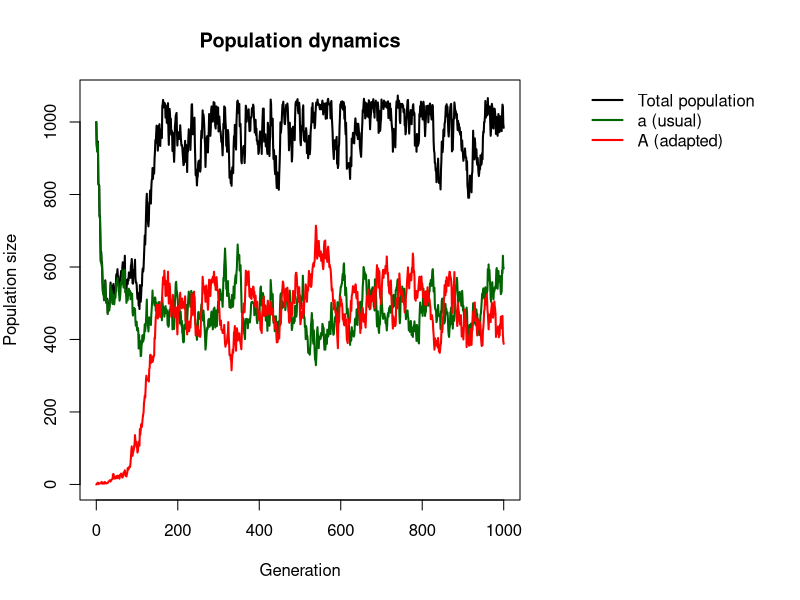
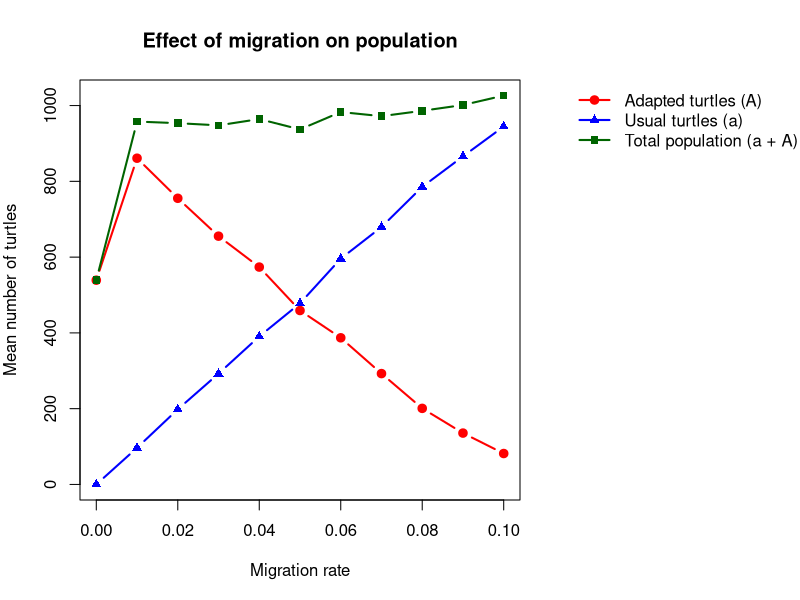

The R script that drew these images, in order:
## ---- chunk 1
# FUNCTION 1: SIMULATE ONE GENERATION

# The model includes two turtle types:
# a = usual turtles, which are affected by warming
# A = adapted turtles, which have a relative growth advantage

simulate_one_gen <- function(N_a, N_A, decay_rate, sel_coeff, mut_rate, mig_rate, N_source_a, carrying_capacity = 1000) {

# STEP 1: Generate offspring for each turtle type

# For type a, the expected number of offspring is reduced
# by the warming-related decay rate.
# For type A, offspring production depends on its current population, its selection advantage, warming and how close the total population is to carrying capacity.
  offsp_a <- rpois(1, N_a * (1 - decay_rate))
  offsp_A <- rpois(1, N_A + N_A * (sel_coeff - decay_rate) * (1 - (N_a + N_A) / carrying_capacity))

# Calculate the total number of offspring of both types.
  offsp_total <- offsp_A + offsp_a

# If the total exceeds carrying capacity, randomly retain individuals until the population is within the limit.
  if (offsp_total > carrying_capacity) 
    {
    
    offsp_a <- rbinom(1, carrying_capacity, offsp_a / offsp_total)

# The remaining individuals belong to type A.
    offsp_A <- carrying_capacity - offsp_a
  }

# STEP 2: Simulate mutation from type a to type A

# The expected number of mutations depends on the number of type-a offspring and the mutation rate.
  mut_a_to_A <- rpois(1, offsp_a * mut_rate)

# STEP 3: Simulate immigration from the source beach

# The number of immigrants is determined by the source population size and the migration rate.
# In this model, immigrants are type a, not type A.
  mig_a <- rpois(1, N_source_a * mig_rate)

# STEP 4: Calculate the population sizes in the next generation

# Type a loses individuals through mutation but gains individuals through immigration.
  N_a_new <- offsp_a - mut_a_to_A + mig_a

# Type A gains the individuals that mutated from type a.
# Existing type-A offspring remain part of this population.
  N_A_new <- offsp_A + mut_a_to_A

# Return the updated populations for the next generation.
  return(c(
    N_a = N_a_new,
    N_A = N_A_new
  ))

}

print(simulate_one_gen(N_a = 100, N_A = 0, decay_rate = 0.1, sel_coeff = 0.2, mut_rate = 0.01, mig_rate = 0.05, N_source_a = 1000, carrying_capacity = 1000))

## ---- chunk 2
# FUNCTION 2: SIMULATE THE POPULATION

# This function simulates how the populations of type a and type A change over several generations.

# It uses simulate_one_gen() to calculate the population in the next generation and saves the results at every step.

simulate_pop <- function(N_init_a, N_init_A, decay_rate, sel_coeff,
                         mut_rate, mig_rate, N_source_a, t_max,
                         carrying_capacity = 1000) {

# Store the initial population.
# The simulation starts with N_init_a usual turtles and N_init_A adapted turtles.
  pop_vector <- c(N_init_a, N_init_A)

# Store the current population.
# This vector is updated at every generation.
  pop_new <- c(N_init_a, N_init_A)

# Run the simulation for t_max generations.
# seq_len(t_max) produces the numbers from 1 to t_max.
  for (i in seq_len(t_max)) {

# Simulate the next generation using Function 1.
# pop_new[1] is the current number of a turtles.
# pop_new[2] is the current number of A turtles.
# The other describe warming, selection, mutation, migration and carrying capacity.
    pop_new <- simulate_one_gen(
      pop_new[1], pop_new[2],
      decay_rate, sel_coeff, mut_rate,
      mig_rate, N_source_a, carrying_capacity
    )

# Add the newly calculated population as a new row.
# This stores the population sizes for every generation, rather than keeping only the final result.
    pop_vector <- rbind(pop_vector, pop_new)
  }

# Label the rows with their generation numbers.
# The first row is generation 0, which contains the initial population. The last row corresponds to generation t_max.
  rownames(pop_vector) <- 0:(nrow(pop_vector) - 1)

# Name the two columns according to the turtle types.
# Generations remain row names; they are not a population column.
  colnames(pop_vector) <- c("a", "A")

# Return the complete population trajectory.
# The result contains two columns (a and A) and one row for the initial population and every simulated generation.
  return(pop_vector)
}


# MODEL PARAMETERS

# Set the number of generations to simulate.
# The model will calculate generations 1 to 1000 after
# starting with the initial population at generation 0.
max_gen <- 1000


# PLOT 1: GENERATION VS POPULATION SIZE

# Run the population simulation with the chosen parameters.
output <- simulate_pop(
  N_init_a = 1000,          # Initial number of usual turtles
  N_init_A = 0,             # Initially, there are no adapted turtles
  decay_rate = 0.1,         # Negative effect of warming
  sel_coeff = 0.2,          # Relative growth advantage of type A
  mut_rate = 0.001,         # Mutation rate from a to A
  mig_rate = 0.05,          # Migration rate from the source beach
  N_source_a = 1000,        # Number of turtles in the source population
  t_max = max_gen,          # Number of generations to simulate
  carrying_capacity = 1000  # Maximum population size for the offspring step
)

# Create a separate display table.
# The row names from output are shown in a column named Generations.
# This does not change the original output matrix.
output_table <- data.frame(
  Generations = as.integer(rownames(output)),
  a = output[, "a"],
  A = output[, "A"]
)

# Print the last six generations, including generation 1000.
print(tail(output_table), row.names = FALSE)


# GENERATION NUMBERS FOR PLOT 1

# Create the generation numbers for the x-axis.
# There are 1001 population records, from generation 0 to 1000.
x_range <- 0:(nrow(output) - 1)

## ---- chunk 3
# Leave space on the right for the legend
par(mar = c(5, 4, 4, 14), xpd = NA)

# Total population
plot(
  x_range, rowSums(output),
  type = "l",
  col = "black",
  lwd = 2,
  ylim = c(0, max(rowSums(output))),
  xlab = "Generation",
  ylab = "Population size",
  main = "Population dynamics"
)

# Type a and type A
lines(x_range, output[, "a"], col = "darkgreen", lwd = 2)
lines(x_range, output[, "A"], col = "red", lwd = 2)

# Legend OUTSIDE the plot, on the right
legend(
  "topright",
  inset = c(-0.55, 0),
  legend = c("Total population", "a (usual)", "A (adapted)"),
  col = c("black", "darkgreen", "red"),
  lty = 1,
  lwd = 2,
  bty = "n",
  xpd = NA
)

# Restore the standard margins
par(mar = c(5, 4, 4, 2), xpd = FALSE)

## ---- chunk 4
# PLOTS 2: EFFECT OF MIGRATION

# Migration rates to compare
migration_rates <- seq(0, 0.10, by = 0.01)

# Repeat simulations to account for random variation
n_replicates <- 30

# Store the mean results for each migration rate
adapted_A <- numeric(length(migration_rates))
mig_a <- 1000 * migration_rates # Expected number of migrating turtles per generation
population_size <- numeric(length(migration_rates))


for (j in seq_along(migration_rates)) {

  # Store the final results of repeated simulations
  results <- matrix(NA_real_, nrow = n_replicates, ncol = 3)

  for (rep in seq_len(n_replicates)) {

    sim <- simulate_pop(
      N_init_a = 1000,
      N_init_A = 0,
      decay_rate = 0.1,
      sel_coeff = 0.2,
      mut_rate = 0.001,
      mig_rate = migration_rates[j], 
      N_source_a = 1000,
      t_max = max_gen,
      carrying_capacity = 1000
    )

# Number of A and a turtles at the final generation
    results[rep, 1] <- sim[nrow(sim), "A"]
    
    results[rep, 2] <- sim[nrow(sim), "a"]
    
# Total population at the final generation
    results[rep, 3] <- sum(sim[nrow(sim), ])
  }

# Calculate the mean across replicate simulations
  adapted_A[j] <- mean(results[, 1])
  mig_a [j] <- mean(results[, 2])
  population_size[j] <- mean(results[, 3])
}

# PLOT 2: MIGRATION VS POPULATION TYPES AND TOTAL POPULATION

# Leave space on the right for the legend
par(mar = c(5, 4, 4, 14), xpd = NA)

matplot(
  migration_rates,
  cbind(adapted_A, mig_a, population_size),
  type = "b", # Show points connected by lines
  pch = c(19, 17, 15),   # Use filled circle points
  col = c("red", "blue", "darkgreen"),
  lty = 1,
  lwd = 2,  # Set line width
  ylim = range(c(adapted_A, mig_a, population_size)),
  xlab = "Migration rate",
  ylab = "Mean number of turtles",
  main = "Effect of migration on population"
)

legend(
  "topright",
  inset = c(-0.65, 0),
  legend = c("Adapted turtles (A)", "Usual turtles (a)", "Total population (a + A)"),
  col = c("red", "blue", "darkgreen"),
  pch = c(19, 17, 15),
  lty = 1,
  lwd = 2,
  bty = "n",
  xpd = NA
)

# Restore the standard plotting margins, leave space on the right for the legend, if needed.
par(mar = c(5, 4, 4, 2), xpd = FALSE)

## ---- chunk 5
# Calculate Frequencies
# Calculate the total local population at each generation
N_total <- output[, "a"] + output[, "A"]

# Calculate the frequency of type a
freq_a <- ifelse(
  N_total > 0,
  output[, "a"] / N_total,
  NA
)

# Calculate the frequency of type A
freq_A <- ifelse(
  N_total > 0,
  output[, "A"] / N_total,
  NA
)

# Store the results in a data frame
frequency_output <- data.frame(
  Generations = 0:(nrow(output) - 1),
  N_total = N_total,
  freq_a = freq_a,
  freq_A = freq_A
)

# Display the frequency results
print(frequency_output)
